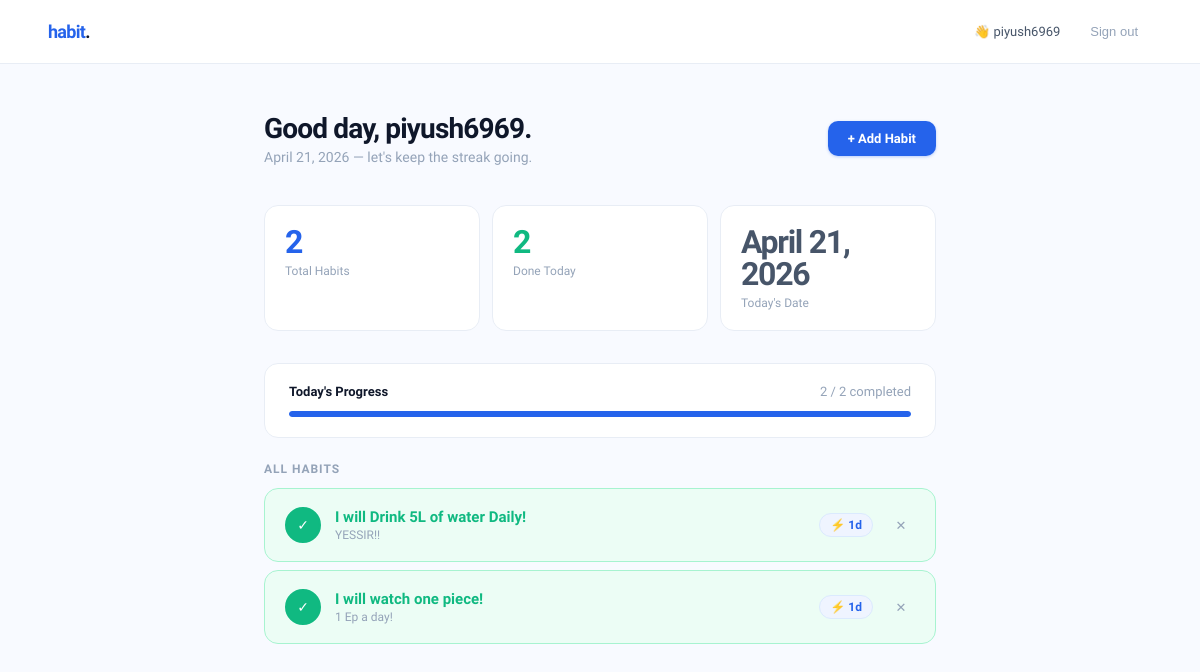
Screenshot of /habits/ (signed in) with the database file from the repository.
### habits/models.py (models this page shows)
class Habit(models.Model):
    name = models.CharField(max_length=200)
    description = models.TextField()
    user = models.ForeignKey(User, on_delete=models.CASCADE)

### habits/views.py (the view)
# urls.py: path('', views.dashboard, name='dashboard'),
@login_required
def dashboard(request):
    habits = Habit.objects.filter(user=request.user)
    today = date.today()
    habits_with_status=[]
    for habit in habits:
        already_logged = HabitLog.objects.filter(habit=habit, date=today).exists()
        habits_with_status.append({
            'habit': habit,
            'logged_today': already_logged,
            'streak': get_streak(habit),
        })
    total=habits.count()
    complete_today=sum(1 for h in habits_with_status if h ['logged_today'])
    return render(request, 'habits/dashboard.html',{
        'habits': habits_with_status,
        'total': total,
        'completed_today': complete_today,
        'today': today,
    })

### habits/views.py (called while the page is built)
@login_required
def get_streak(habit):
    today = date.today()
    streak = 0
    current_date = today
    while True:
        logged=HabitLog.objects.filter(habit=habit,date=current_date).exists()
        if logged:
            streak +=1
            current_date -= timedelta(days=1)
        else:
            break
    return streak

### habits/templates/habits/dashboard.html (shortened to what this page needs)
<!DOCTYPE html>
<html lang="en">
<head>
</head>
<body>
<nav>
    <div class="nav-logo">habit<span>.</span></div>
    <div class="nav-right">
        <span class="nav-user">👋 {{ request.user.username }}</span>
        <form action="{% url 'logout' %}" method="post" style="display:inline;">
    <button type="submit" class="nav-logout" style="background:none; border:none; cursor:pointer;">
        Sign out
    </button>
</form>
    </div>
</nav>
<div class="page">
    <div class="page-header">
        <div>
            <div class="page-title">Good day, {{ request.user.username }}.</div>
            <div class="page-subtitle">{{ today }} — let's keep the streak going.</div>
        </div>
        <a href="{% url 'add_habit' %}" class="add-btn">+ Add Habit</a>
    </div>
    <div class="stats">
        <div class="stat">
            <div class="stat-val">{{ total }}</div>
            <div class="stat-key">Total Habits</div>
        </div>
        <div class="stat">
            <div class="stat-val green">{{ completed_today }}</div>
            <div class="stat-key">Done Today</div>
        </div>
        <div class="stat">
            <div class="stat-val slate">{{ today }}</div>
            <div class="stat-key">Today's Date</div>
        </div>
    </div>
    {% if total > 0 %}
    <div class="prog-card">
        <div class="prog-top">
            <span class="prog-label">Today's Progress</span>
            <span class="prog-count">{{ completed_today }} / {{ total }} completed</span>
        </div>
        <div class="prog-bar">
            <div class="prog-fill" style="width: {% widthratio completed_today total 100 %}%"></div>
        </div>
    </div>
    {% endif %}
    <div class="section-head">All Habits</div>
    {% if habits %}
        {% for item in habits %}
        <div class="habit-card {% if item.logged_today %}done{% endif %}">
            {% if item.logged_today %}
                <div class="circle done">✓</div>
            {% else %}
                <a href="{% url 'log_habit' item.habit.id %}" class="circle">✓</a>
            {% endif %}
            <div class="habit-info">
                <div class="habit-name">{{ item.habit.name }}</div>
                {% if item.habit.description %}
                    <div class="habit-desc">{{ item.habit.description }}</div>
                {% endif %}
            </div>
            <div class="streak {% if item.streak >= 3 %}hot{% endif %}">
                {% if item.streak >= 3 %}🔥{% else %}⚡{% endif %} {{ item.streak }}d
            </div>
            <a href="{% url 'delete_habit' item.habit.id %}" class="del">✕</a>
        </div>
        {% endfor %}
    {% endif %}
</div>
</body>
</html>

### rows the page displays
Habit: habit.name "I will Drink 5L of water Daily!", habit.description "YESSIR!!", streak "1"
Habit: habit.name "I will watch one piece!", habit.description "1 Ep a day!", streak "1"

### other values shown
{{ request.user.username }} "piyush6969"
{{ total }} "2"
{{ completed_today }} "2"
